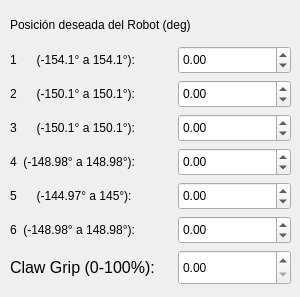
      <widget class="QWidget" name="SpinBox">
       <widget class="QWidget" name="gridLayoutWidget_6">
        <property name="geometry">
         <rect>
          <x>10</x>
          <y>10</y>
          <width>281</width>
          <height>278</height>
         </rect>
        </property>
        <layout class="QGridLayout" name="GridQdSB">
         <item row="0" column="0" colspan="3">
          <widget class="QLabel" name="label_61">
           <property name="minimumSize">
            <size>
             <width>262</width>
             <height>30</height>
            </size>
           </property>
           <property name="maximumSize">
            <size>
             <width>16777215</width>
             <height>30</height>
            </size>
           </property>
           <property name="text">
            <string>Posición deseada del Robot (deg)</string>
           </property>
          </widget>
         </item>
         <item row="7" column="0" colspan="2">
          <widget class="QLabel" name="label_107">
           <property name="minimumSize">
            <size>
             <width>0</width>
             <height>35</height>
            </size>
           </property>
           <property name="maximumSize">
            <size>
             <width>16777215</width>
             <height>35</height>
            </size>
           </property>
           <property name="font">
            <font>
             <pointsize>12</pointsize>
            </font>
           </property>
           <property name="text">
            <string>Claw Grip (0-100%):</string>
           </property>
          </widget>
         </item>
         <item row="1" column="0" colspan="2">
          <widget class="QLabel" name="label_55">
           <property name="minimumSize">
            <size>
             <width>113</width>
             <height>28</height>
            </size>
           </property>
           <property name="maximumSize">
            <size>
             <width>230</width>
             <height>28</height>
            </size>
           </property>
           <property name="text">
            <string>1      (-154.1° a 154.1°):</string>
           </property>
          </widget>
         </item>
         <item row="2" column="0" colspan="2">
          <widget class="QLabel" name="label_56">
           <property name="minimumSize">
            <size>
             <width>113</width>
             <height>28</height>
            </size>
           </property>
           <property name="maximumSize">
            <size>
             <width>230</width>
             <height>28</height>
            </size>
           </property>
           <property name="text">
            <string>2      (-150.1° a 150.1°):</string>
           </property>
          </widget>
         </item>
         <item row="3" column="0" colspan="2">
          <widget class="QLabel" name="label_54">
           <property name="minimumSize">
            <size>
             <width>113</width>
             <height>28</height>
            </size>
           </property>
           <property name="maximumSize">
            <size>
             <width>230</width>
             <height>28</height>
            </size>
           </property>
           <property name="text">
            <string>3      (-150.1° a 150.1°):</string>
           </property>
          </widget>
         </item>
         <item row="4" column="0" colspan="2">
          <widget class="QLabel" name="label_57">
           <property name="minimumSize">
            <size>
             <width>113</width>
             <height>28</height>
            </size>
           </property>
           <property name="maximumSize">
            <size>
             <width>230</width>
             <height>28</height>
            </size>
           </property>
           <property name="text">
            <string>4  (-148.98° a 148.98°):</string>
           </property>
          </widget>
         </item>
         <item row="5" column="0" colspan="2">
          <widget class="QLabel" name="label_58">
           <property name="minimumSize">
            <size>
             <width>113</width>
             <height>28</height>
            </size>
           </property>
           <property name="maximumSize">
            <size>
             <width>230</width>
             <height>28</height>
            </size>
           </property>
           <property name="text">
            <string>5      (-144.97° a 145°):</string>
           </property>
          </widget>
         </item>
         <item row="6" column="0" colspan="2">
          <widget class="QLabel" name="label_59">
           <property name="minimumSize">
            <size>
             <width>113</width>
             <height>28</height>
            </size>
           </property>
           <property name="maximumSize">
            <size>
             <width>230</width>
             <height>28</height>
            </size>
           </property>
           <property name="text">
            <string>6  (-148.98° a 148.98°):</string>
           </property>
          </widget>
         </item>
         <item row="1" column="2">
          <widget class="QDoubleSpinBox" name="qd1SB">
           <property name="minimumSize">
            <size>
             <width>113</width>
             <height>28</height>
            </size>
           </property>
           <property name="maximumSize">
            <size>
             <width>123</width>
             <height>28</height>
            </size>
           </property>
           <property name="minimum">
            <double>-154.099999999999994</double>
           </property>
           <property name="value">
            <double>0.000000000000000</double>
           </property>
          </widget>
         </item>
         <item row="2" column="2">
          <widget class="QDoubleSpinBox" name="qd2SB">
           <property name="minimumSize">
            <size>
             <width>113</width>
             <height>28</height>
            </size>
           </property>
           <property name="maximumSize">
            <size>
             <width>123</width>
             <height>28</height>
            </size>
           </property>
           <property name="minimum">
            <double>-150.099999999999994</double>
           </property>
           <property name="maximum">
            <double>150.099999999999994</double>
           </property>
          </widget>
         </item>
         <item row="3" column="2">
          <widget class="QDoubleSpinBox" name="qd3SB">
           <property name="minimumSize">
            <size>
             <width>113</width>
             <height>28</height>
            </size>
           </property>
           <property name="maximumSize">
            <size>
             <width>123</width>
             <height>28</height>
            </size>
           </property>
           <property name="minimum">
            <double>-150.099999999999994</double>
           </property>
           <property name="maximum">
            <double>150.099999999999994</double>
           </property>
          </widget>
         </item>
         <item row="4" column="2">
          <widget class="QDoubleSpinBox" name="qd4SB">
           <property name="minimumSize">
            <size>
             <width>113</width>
             <height>28</height>
            </size>
           </property>
           <property name="maximumSize">
            <size>
             <width>123</width>
             <height>28</height>
            </size>
           </property>
           <property name="minimum">
            <double>-148.979999999999990</double>
           </property>
           <property name="maximum">
            <double>148.979999999999990</double>
           </property>
          </widget>
         </item>
         <item row="5" column="2">
          <widget class="QDoubleSpinBox" name="qd5SB">
           <property name="minimumSize">
            <size>
             <width>113</width>
             <height>28</height>
            </size>
           </property>
           <property name="maximumSize">
            <size>
             <width>123</width>
             <height>28</height>
            </size>
           </property>
           <property name="minimum">
            <double>-144.969999999999999</double>
           </property>
           <property name="maximum">
            <double>145.000000000000000</double>
           </property>
          </widget>
         </item>
         <item row="6" column="2">
          <widget class="QDoubleSpinBox" name="qd6SB">
           <property name="minimumSize">
            <size>
             <width>113</width>
             <height>28</height>
            </size>
           </property>
           <property name="maximumSize">
            <size>
             <width>123</width>
             <height>28</height>
            </size>
           </property>
           <property name="minimum">
            <double>-148.979999999999990</double>
           </property>
           <property name="maximum">
            <double>148.979999999999990</double>
           </property>
          </widget>
         </item>
         <item row="7" column="2">
          <widget class="QDoubleSpinBox" name="gripValueSB">
           <property name="minimumSize">
            <size>
             <width>113</width>
             <height>35</height>
            </size>
           </property>
           <property name="maximumSize">
            <size>
             <width>123</width>
             <height>35</height>
            </size>
           </property>
          </widget>
         </item>
        </layout>
       </widget>
      </widget>
